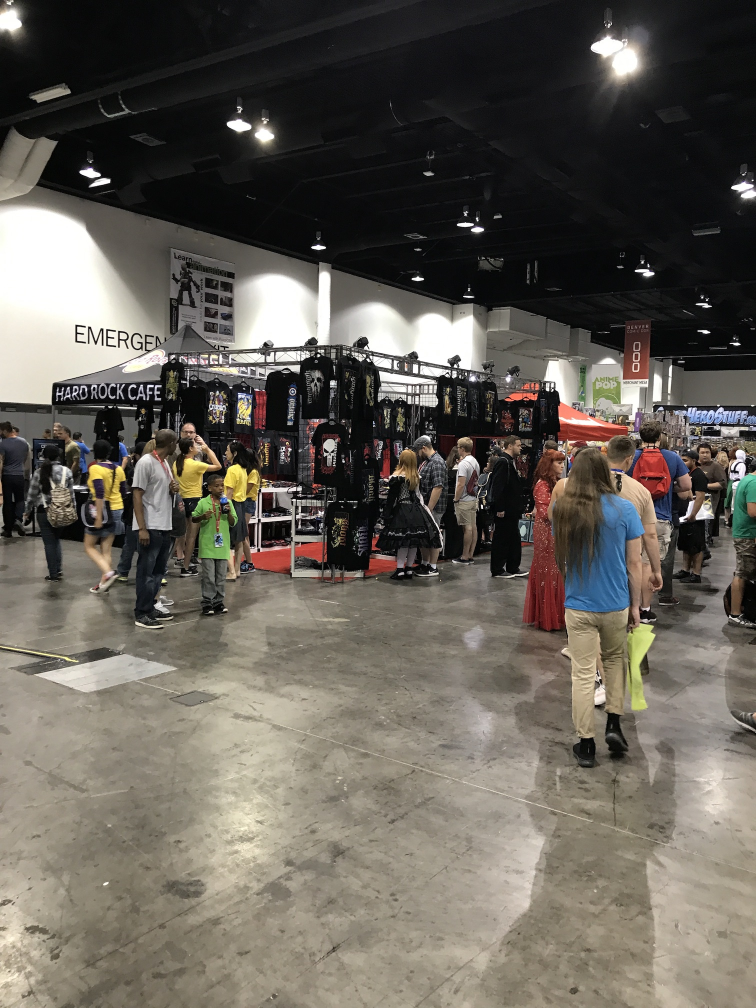
#> input picture source/blog/computer-vision/Image-Stitching/comic_con/IMG_2628.JPG, 1512 x 2016 px (shown at 1/2 size)
$ jupyter execute --allow-errors Image-Stitching.ipynb   (shell and % lines are left out)
#> lines starting #> are read from the running program, lines starting #| are printed output that depends on the picture
#> further down, image is the input picture: shape (2016, 1512, 3); mean B, G, R 87.1, 95.1, 100.1
# Panoramic Stitching

Kevin Walchko, Phd

created 10 Dec 2016

[](http://creativecommons.org/licenses/by-sa/4.0/)

--------

Generating a panoramic image by stitching a group of smaller, overlapping images together has become a common practice. For example, Google Photos will automatically search through your library of photos and offer up panoramics it can create. Here we will learn how that process works.

## Objectices

- understand how to stitch multiple, overlapping images together and produce a panorama

## References

- [Image Stitching Tutorial](https://kushalvyas.github.io/stitching.html)
- [OpenCV stitcher docs](https://docs.opencv.org/trunk/d1/d46/group__stitching.html)
- [Wikipedia: Image stitching](https://en.wikipedia.org/wiki/Image_stitching)
- github: [C++ OpenCV-Panorama-Stitch](https://github.com/dev-sidd-16/OpenCV-Panorama-Stitch)
- Dataset: [parking lot images](https://github.com/Manasi94/Image-Stitching)

## Mars Rover

The Curiosity rover is well known for generating panoramic views of its surroundings by stitching images together.

## Satellite Imagery

It is common practice to stitch together satellite images. Commerically, they are used for a variety of applications, like deforestation studies, crop studies, beach errosion, etc. There are also numerous military applications like monitoring Russian ICBM sites, Chinese Naval bases, etc.

## Airborne ISR

Airborne imagery (Tac Recce or tactical recon), we typically merge together imagery. Below is a product from a British Torando using a [RAPTOR Pod](https://en.wikipedia.org/wiki/RAPTOR). I worked with these in Afghanistan and they made lots of amazing data products.

# Setup

[cell 1]
import matplotlib.pyplot as plt
import numpy as np
import cv2
from math import sqrt
import pylab
# pylab.rcParams['figure.figsize'] = (10.0, 8.0)

# Stitching

Image stitching or photo stitching is the process of combining multiple photographic images with overlapping fields of view to produce a segmented panorama or high-resolution image. Commonly performed through the use of computer software, most approaches to image stitching require nearly exact overlaps between images and identical exposures to produce seamless results, although some stitching algorithms actually benefit from differently exposed images by doing HDR (High Dynamic Range) imaging in regions of overlap. Some digital cameras can stitch their photos internally. Image stitching is widely used today in applications such as high resolution photo mosaics in digital maps or medical imaging.

## Process

1. Finding **features** in a group of images. There are a variety of feature detectors available.
1. Compute decriptors from the images using the keypoints from the previous step.
1. **Matching** the descriptors between two adjacent/overlapping images. Algorithms like Fast Library for Approximate Nearest Neighbors (FLANN) find the best matches for adjacent image features
1. Using RANSAC to estimate the **homography matrix** using the matched feature descriptors
1. **Warping** the images based on the homography matrix to create the panoramic image


## RANSAC

RANdom SAmple Consensus (RANSAC) is a general parameter estimation approach designed to cope with a large proportion of outliers in the input data.

A simple example is fitting of a line in two dimensions to a set of observations. Assuming that this set contains both inliers, i.e., points which approximately can be fitted to a line, and outliers, points which cannot be fitted to this line, a simple least squares method for line fitting will generally produce a line with a bad fit to the inliers. The reason is that it is optimally fitted to all points, including the outliers. RANSAC, on the other hand, can produce a model which is only computed from the inliers, provided that the probability of choosing only inliers in the selection of data is sufficiently high, however, there is no guarantee for this situation.

## OpenCV 3.3

This figure illustrates the stitching module pipeline implemented in the Stitcher class. Using that class it's possible to configure/remove some steps, i.e. adjust the stitching pipeline according to the particular needs. All building blocks from the pipeline are available in the detail namespace, one can combine and use them separately.

[cell 2]
# here are the key functions
# This factory creates a stitcher ... not much docs or params
help(cv2.createStitcher)

# Here is the actual stitcher class
help(cv2.Stitcher)

## My Home Office

Yes, it is  a little messy, but ...

[cell 3]
fname = [
    'stitch_pics/IMG_1508.JPG',
    'stitch_pics/IMG_1509.JPG',
    'stitch_pics/IMG_1510.JPG',
    'stitch_pics/IMG_1511.JPG',
    'stitch_pics/IMG_1512.JPG'
]

imgs2 = []
#> (the rest of this cell did not finish here and is left out)

#> (a cell that did not finish here is left out)

# City

[cell 5]
fname = [
    'stitching_img/S1.jpg',
    'stitching_img/S2.jpg',
    'stitching_img/S3.jpg',
    'stitching_img/S4.jpg',
    'stitching_img/S5.jpg'
]

imgs = []
#> (the rest of this cell did not finish here and is left out)

#> (a cell that did not finish here is left out)

So what happened? Honestly I don't know. I *think* OpenCV failed to find enough keypoint matches in the last two images relative to the image before. Therefore it threw out those results. Unfortunately there are no error printed, so I am just guessing.

# Denver Comic Con 2017

[cell 7]
def stitch_imgs(imgs, gpu=False):
    """Not sure making a function saves us anything."""
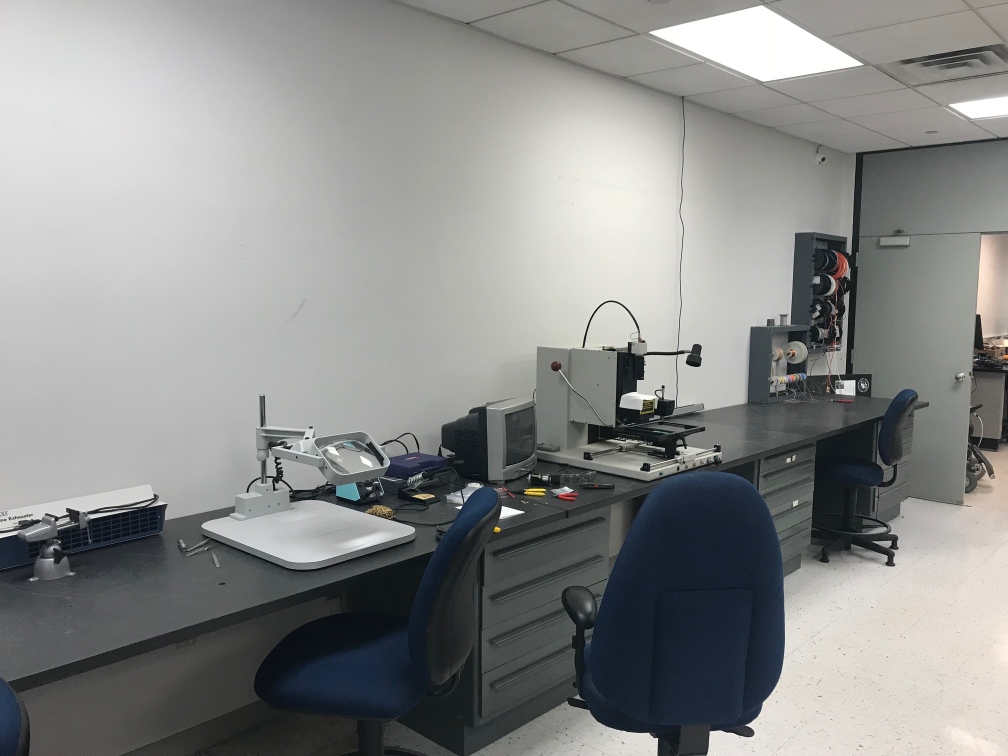
#> input picture source/blog/computer-vision/Image-Stitching/new-pics/IMG_4150.jpg, 2016 x 1512 px (shown at 1/2 size)
#> further down, image is the input picture: shape (1512, 2016, 3); mean B, G, R 138.1, 139.4, 138.2
#> `image = cv2.resize(image, (width//2, height//2))`:
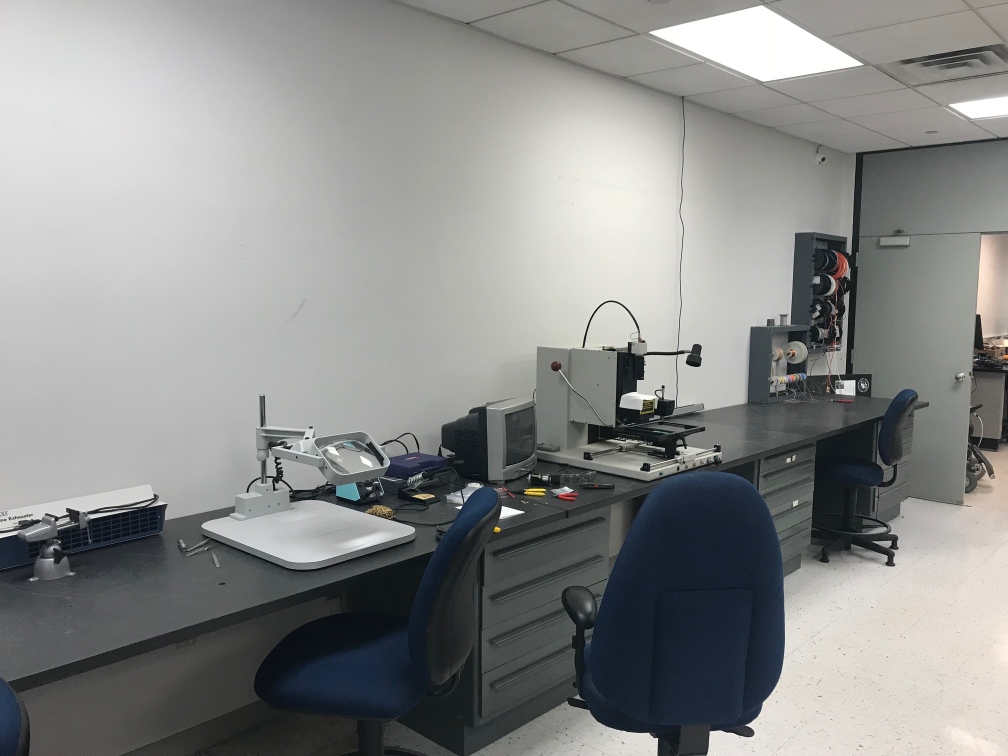
#> image: shape (756, 1008, 3); mean R, G, B 138.4, 139.6, 138.3
    stitcher = cv2.createStitcher(gpu)
    err, result = stitcher.stitch(imgs)
    return result

[cell 8]
fname = map(lambda x:'comic_con/IMG_26{}.JPG'.format(x), range(28,37))

conimgs = []
#> (the rest of this cell did not finish here and is left out)

#> (a cell that did not finish here is left out)

[cell 10]
plt.figure(figsize=(10,6))  # width, height
#> (the rest of this cell did not finish here and is left out)

#> (a cell that did not finish here is left out)

Now, the pano has some issues. But you need to realize the environment was very dynamic (people moving) and I probably wasn't as fast or careful (trying to keep the camera in one place and just turn it nicely) taking the pictures.

Take a look at the individual images, try to stitch them together with your eye. Try to match the background static objects (e.g., pillars, bannars, etc) that don't move. This will help you understand the dynamic object errors better.

My iPhone however, did a better job and using the sensors embedded in it, helps me take a faster, nicer picture. Here is the result:

We see the same scene with the same static background objects, however, there is a noticable difference in the dynamic parts (people) between the two sets of images. I tried to collect the individual images and iPhone pano as close together in time as I could so you could compare them better, but ...

## The Office

Here are a bunch of shots of one of our labs. Note, the images are taken at different orientations, but the stitcher is still able to put them together.

[cell 12]
fname = [
    'new-pics/IMG_4150.jpg',
    'new-pics/IMG_4151.jpg',
    'new-pics/IMG_4152.jpg',
    'new-pics/IMG_4153.jpg',
    'new-pics/IMG_4154.jpg',
    'new-pics/IMG_4155.jpg',
    'new-pics/IMG_4156.jpg',
    'new-pics/IMG_4157.jpg',
    'new-pics/IMG_4158.jpg'
]

imgs2 = []
#> (the rest of this cell did not finish here and is left out)
